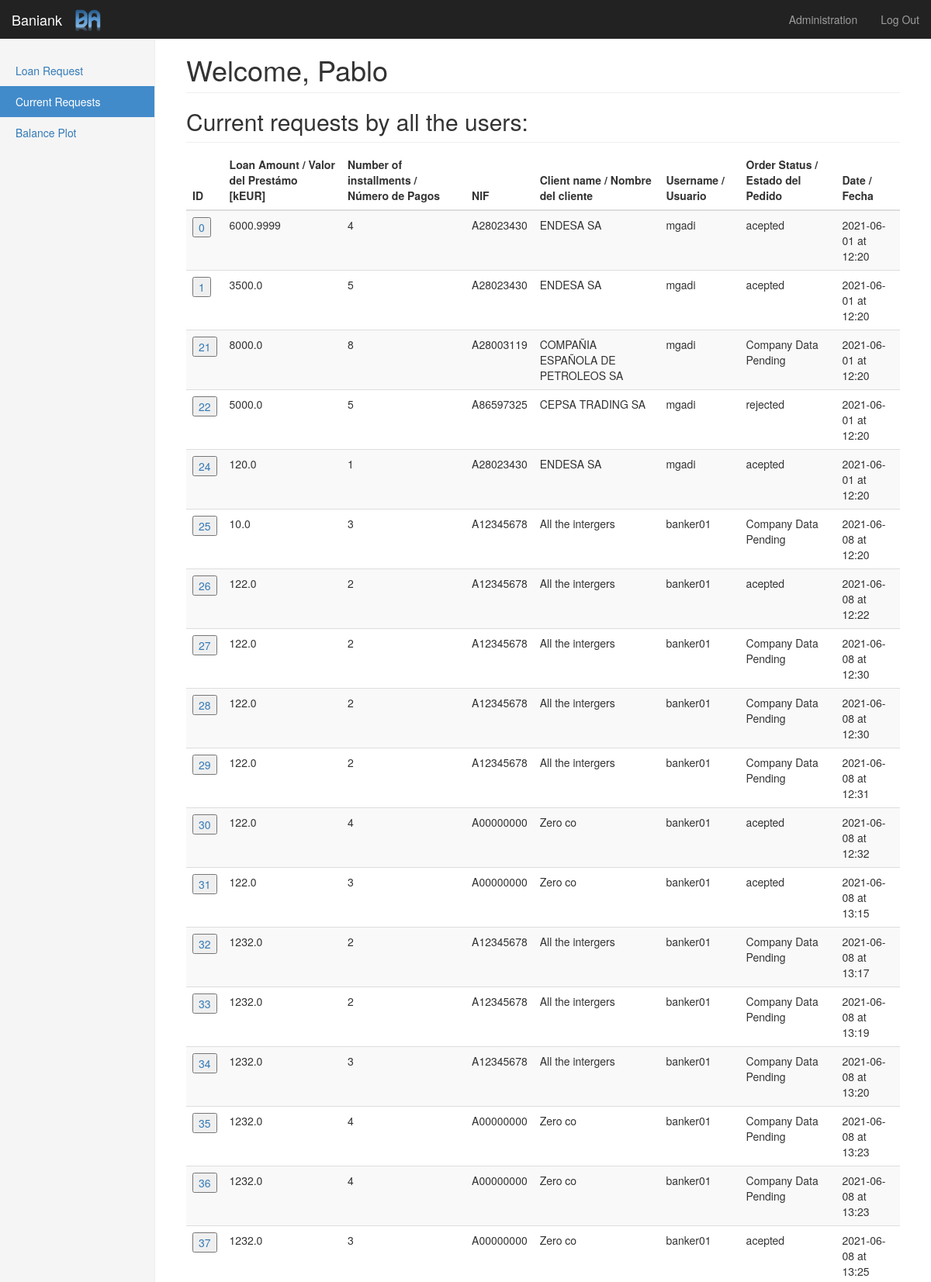
Page /currents (signed in, upper part) on the committed database.
### app.py (models this page shows)
class Bank(UserMixin, db.Model):
    id = db.Column(db.Integer, primary_key=True)
    name = db.Column(db.String(50), unique=True)
    bank_total_assets = db.Column(db.Float,default=2000000.0)
    bank_total_borrowed = db.Column(db.Float,default=0.0)
    coef_own_capital = db.Column(db.Float,default=10.0)
    coef_ebitda = db.Column(db.Float,default=33.0)
    coef_concentration = db.Column(db.Float,default=5.0)
    prob_default = db.Column(db.Float,default=0.5)
    interest_rate = db.Column(db.Float,default=7.5)

class User(UserMixin, db.Model):
    id = db.Column(db.Integer, primary_key=True)
    username = db.Column(db.String(15), unique=True)
    email = db.Column(db.String(50), unique=True)
    password = db.Column(db.String(80))
    profile = db.Column(db.String(80), default='customer')

class Loan(UserMixin, db.Model):
    id = db.Column(db.Integer, primary_key=True)
    loan_amount = db.Column(db.Float())
    number_of_installments = db.Column(db.Integer())
    username = db.Column(db.String(15))
    nif = db.Column(db.String(9))
    status = db.Column(db.String(15))
    monthly_payment = db.Column(db.Float())
    data_timestamp = db.Column(db.DateTime, default=datetime.utcnow)

class Company(UserMixin, db.Model):
    id = db.Column(db.Integer, primary_key=True)
    nif = db.Column(db.String(9))
    name = db.Column(db.String(50))
    cnae = db.Column(db.String(1))
    p10000 = db.Column(db.Float)
    p20000 = db.Column(db.Float)
    p40100_plus_40500 = db.Column(db.Float)
    p49100_plus_40800 = db.Column(db.Float)
    p31200_plus_32300 = db.Column(db.Float)
    ebitda_income = db.Column(db.Float)
    debt_ebitda = db.Column(db.Float)
    rraa_rrpp = db.Column(db.Float) # Leveraging - External Resources / Own Resources - Recursos Ajenos / recursos propios
    log_operating_income = db.Column(db.Float)
    return_on_assets = db.Column(db.Float)
    prob_default = db.Column(db.Float)
    username = db.Column(db.String(15))
    data_timestamp = db.Column(db.DateTime, default=datetime.utcnow)

### app.py (the view)
@app.route('/currents')
@login_required
def currents():
    order_history = db.session.query(Loan, Company).join(Company, Loan.nif == Company.nif).all()
    return render_template('currents.html', \
                            rows=order_history, \
                            name=current_user.username, \
                            bank_name=bank.name)

### app.py (called while the page is built)
@login_manager.user_loader
def load_user(user_id):
    return User.query.get(int(user_id))

### templates/currents.html (shortened to what this page needs)
{% extends "bootstrap/base.html" %}
{% import "bootstrap/wtf.html" as wtf %}
{% block styles %}
{{super()}}
<link rel="stylesheet" href="{{url_for('.static', filename='dashboard.css')}}">
{% endblock %}
{% block content %}
<nav class="navbar navbar-inverse navbar-fixed-top">
  <div class="container-fluid">
    <div class="navbar-header">
      <img src="{{url_for('.static', filename='logo.png')}}" alt="{{bank_name}} logo" height="40">
      <div class="navbar-brand">{{bank_name}}</div>
    </div>
    <div id="navbar" class="navbar-collapse collapse">
      <ul class="nav navbar-nav navbar-right">
        <li><a href="{{ url_for('admin') }}">Administration</a></li>
        <li><a href="{{ url_for('logout') }}">Log Out</a></li>
      </ul>
    </div>
  </div>
</nav>
<div class="container-fluid">
  <div class="row">
    <div class="col-sm-3 col-md-2 sidebar">
      <ul class="nav nav-sidebar">
        <li class="inactive"><a href="/loan">Loan Request<span class="sr-only">(current)</span></a></li>
        <li class="active"><a href="/currents">Current Requests<span class="sr-only">(current)</span></a></li>
        <li class="inactive"><a href="/balance_plot">Balance Plot<span class="sr-only">(current)</span></a></li>
      </ul>
    </div>
    <div class="col-sm-9 col-sm-offset-3 col-md-10 col-md-offset-2 main">
      <h1 class="page-header">Welcome, {{ name }}</h1>
      <h2 class="sub-header">Current requests by all the users:</h2>
      <div class="table-responsive">
        <table id="myTable" class="table table-striped">
          <thead>
            <tr>
              <th>ID</th>
              <th>Loan Amount / Valor del Prestámo [kEUR]</th>
              <th>Number of installments / Número de Pagos</th>
              <th>NIF</th>
              <th>Client name / Nombre del cliente</th>
              <th>Username / Usuario</th>
              <th>Order Status / Estado del Pedido</th>
              <th>Date / Fecha</th>
            </tr>
          </thead>
          <tbody>
            {% for row in rows %}
            <tr>
              <td><a>
                  <form action="/loan" method="POST">
                    <input type="submit" value={{ row.Loan.id }}>
                  </form>
                </a></td>
              <td> {{ row.Loan.loan_amount }}</td>
              <td> {{ row.Loan.number_of_installments }} </td>
              <td> {{ row.Loan.nif }} </td>
              <td> {{ row.Company.name }} </td>
              <td> {{ row.Loan.username }} </td>
              <td> {{ row.Loan.status }} </td>
              <td> {{ row.Loan.data_timestamp.strftime('%Y-%m-%d at %H:%M') }} </td>
            </tr>
            {% endfor %}
          </tbody>
        </table>
      </div>
    </div>
  </div>
</div>
{% endblock %}

### static/dashboard.css (style rules this page uses)
body { padding-top: 50px; }
img { padding-top: 10px; }
.sub-header { padding-bottom: 10px; border-bottom: 1px solid #eee; }
.navbar-fixed-top { border: 0; }
.sidebar { display: none; }
@media (min-width: 768px) { .sidebar { position: fixed; top: 51px; bottom: 0; left: 0; z-index: 1000; display: block; padding: 20px; overflow-x: hidden; overflow-y: auto; background-color: #f5f5f5; border-right: 1px solid #eee; } }
.nav-sidebar { margin-right: -21px; margin-bottom: 20px; margin-left: -20px; }
.nav-sidebar > li > a { padding-right: 20px; padding-left: 20px; }
.nav-sidebar > .active > a, .nav-sidebar > .active > a:hover, .nav-sidebar > .active > a:focus { color: #fff; background-color: #428bca; }
.main { padding: 20px; }
@media (min-width: 768px) { .main { padding-right: 40px; padding-left: 40px; } }
.main .page-header { margin-top: 0; }

### rows in the picture
Bank: name "Baniank"
User: username "Pablo"
Loan: Loan.id "0", Loan.loan_amount "6000.9999", Loan.number_of_installments "4", Loan.nif "A28023430", Company.name "ENDESA SA", Loan.username "mgadi", Loan.status "acepted", Loan.data_timestamp "2021-06-01 at 12:20"
Loan: Loan.id "1", Loan.loan_amount "3500.0", Loan.number_of_installments "5", Loan.nif "A28023430", Company.name "ENDESA SA", Loan.username "mgadi", Loan.status "acepted", Loan.data_timestamp "2021-06-01 at 12:20"
Loan: Loan.id "21", Loan.loan_amount "8000.0", Loan.number_of_installments "8", Loan.nif "A28003119", Company.name "COMPAÑIA ESPAÑOLA DE PETROLEOS SA", Loan.username "mgadi", Loan.status "Company Data Pending", Loan.data_timestamp "2021-06-01 at 12:20"
Loan: Loan.id "22", Loan.loan_amount "5000.0", Loan.number_of_installments "5", Loan.nif "A86597325", Company.name "CEPSA TRADING SA", Loan.username "mgadi", Loan.status "rejected", Loan.data_timestamp "2021-06-01 at 12:20"
Loan: Loan.id "24", Loan.loan_amount "120.0", Loan.number_of_installments "1", Loan.nif "A28023430", Company.name "ENDESA SA", Loan.username "mgadi", Loan.status "acepted", Loan.data_timestamp "2021-06-01 at 12:20"
Loan: Loan.id "25", Loan.loan_amount "10.0", Loan.number_of_installments "3", Loan.nif "A12345678", Company.name "All the intergers", Loan.username "banker01", Loan.status "Company Data Pending", Loan.data_timestamp "2021-06-08 at 12:20"
Loan: Loan.id "26", Loan.loan_amount "122.0", Loan.number_of_installments "2", Loan.nif "A12345678", Company.name "All the intergers", Loan.username "banker01", Loan.status "acepted", Loan.data_timestamp "2021-06-08 at 12:22"
Loan: Loan.id "27", Loan.loan_amount "122.0", Loan.number_of_installments "2", Loan.nif "A12345678", Company.name "All the intergers", Loan.username "banker01", Loan.status "Company Data Pending", Loan.data_timestamp "2021-06-08 at 12:30"
Loan: Loan.id "28", Loan.loan_amount "122.0", Loan.number_of_installments "2", Loan.nif "A12345678", Company.name "All the intergers", Loan.username "banker01", Loan.status "Company Data Pending", Loan.data_timestamp "2021-06-08 at 12:30"
Loan: Loan.id "29", Loan.loan_amount "122.0", Loan.number_of_installments "2", Loan.nif "A12345678", Company.name "All the intergers", Loan.username "banker01", Loan.status "Company Data Pending", Loan.data_timestamp "2021-06-08 at 12:31"
Loan: Loan.id "30", Loan.loan_amount "122.0", Loan.number_of_installments "4", Loan.nif "A00000000", Company.name "Zero co", Loan.username "banker01", Loan.status "acepted", Loan.data_timestamp "2021-06-08 at 12:32"
Loan: Loan.id "31", Loan.loan_amount "122.0", Loan.number_of_installments "3", Loan.nif "A00000000", Company.name "Zero co", Loan.username "banker01", Loan.status "acepted", Loan.data_timestamp "2021-06-08 at 13:15"
Loan: Loan.id "32", Loan.loan_amount "1232.0", Loan.number_of_installments "2", Loan.nif "A12345678", Company.name "All the intergers", Loan.username "banker01", Loan.status "Company Data Pending", Loan.data_timestamp "2021-06-08 at 13:17"
Loan: Loan.id "33", Loan.loan_amount "1232.0", Loan.number_of_installments "2", Loan.nif "A12345678", Company.name "All the intergers", Loan.username "banker01", Loan.status "Company Data Pending", Loan.data_timestamp "2021-06-08 at 13:19"
Loan: Loan.id "34", Loan.loan_amount "1232.0", Loan.number_of_installments "3", Loan.nif "A12345678", Company.name "All the intergers", Loan.username "banker01", Loan.status "Company Data Pending", Loan.data_timestamp "2021-06-08 at 13:20"
Loan: Loan.id "35", Loan.loan_amount "1232.0", Loan.number_of_installments "4", Loan.nif "A00000000", Company.name "Zero co", Loan.username "banker01", Loan.status "Company Data Pending", Loan.data_timestamp "2021-06-08 at 13:23"
Loan: Loan.id "36", Loan.loan_amount "1232.0", Loan.number_of_installments "4", Loan.nif "A00000000", Company.name "Zero co", Loan.username "banker01", Loan.status "Company Data Pending", Loan.data_timestamp "2021-06-08 at 13:23"
Loan: Loan.id "37", Loan.loan_amount "1232.0", Loan.number_of_installments "3", Loan.nif "A00000000", Company.name "Zero co", Loan.username "banker01", Loan.status "acepted", Loan.data_timestamp "2021-06-08 at 13:25"
